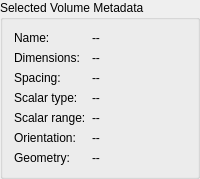
    <widget class="QGroupBox" name="metadataGroupBox">
     <property name="title">
      <string>Selected Volume Metadata</string>
     </property>
     <layout class="QFormLayout" name="metadataFormLayout">
      <item row="0" column="0">
       <widget class="QLabel" name="volumeNameLabel">
        <property name="text">
         <string>Name:</string>
        </property>
       </widget>
      </item>
      <item row="0" column="1">
       <widget class="QLabel" name="volumeNameValueLabel">
        <property name="text">
         <string>--</string>
        </property>
        <property name="textInteractionFlags">
         <set>Qt::TextSelectableByMouse</set>
        </property>
       </widget>
      </item>
      <item row="1" column="0">
       <widget class="QLabel" name="dimensionsLabel">
        <property name="text">
         <string>Dimensions:</string>
        </property>
       </widget>
      </item>
      <item row="1" column="1">
       <widget class="QLabel" name="dimensionsValueLabel">
        <property name="text">
         <string>--</string>
        </property>
       </widget>
      </item>
      <item row="2" column="0">
       <widget class="QLabel" name="spacingLabel">
        <property name="text">
         <string>Spacing:</string>
        </property>
       </widget>
      </item>
      <item row="2" column="1">
       <widget class="QLabel" name="spacingValueLabel">
        <property name="text">
         <string>--</string>
        </property>
       </widget>
      </item>
      <item row="3" column="0">
       <widget class="QLabel" name="scalarTypeLabel">
        <property name="text">
         <string>Scalar type:</string>
        </property>
       </widget>
      </item>
      <item row="3" column="1">
       <widget class="QLabel" name="scalarTypeValueLabel">
        <property name="text">
         <string>--</string>
        </property>
       </widget>
      </item>
      <item row="4" column="0">
       <widget class="QLabel" name="scalarRangeLabel">
        <property name="text">
         <string>Scalar range:</string>
        </property>
       </widget>
      </item>
      <item row="4" column="1">
       <widget class="QLabel" name="scalarRangeValueLabel">
        <property name="text">
         <string>--</string>
        </property>
       </widget>
      </item>
      <item row="5" column="0">
       <widget class="QLabel" name="orientationLabel">
        <property name="text">
         <string>Orientation:</string>
        </property>
       </widget>
      </item>
      <item row="5" column="1">
       <widget class="QLabel" name="orientationValueLabel">
        <property name="text">
         <string>--</string>
        </property>
        <property name="wordWrap">
         <bool>true</bool>
        </property>
       </widget>
      </item>
      <item row="6" column="0">
       <widget class="QLabel" name="geometryStatusLabel">
        <property name="text">
         <string>Geometry:</string>
        </property>
       </widget>
      </item>
      <item row="6" column="1">
       <widget class="QLabel" name="geometryStatusValueLabel">
        <property name="text">
         <string>--</string>
        </property>
        <property name="wordWrap">
         <bool>true</bool>
        </property>
       </widget>
      </item>
     </layout>
    </widget>
